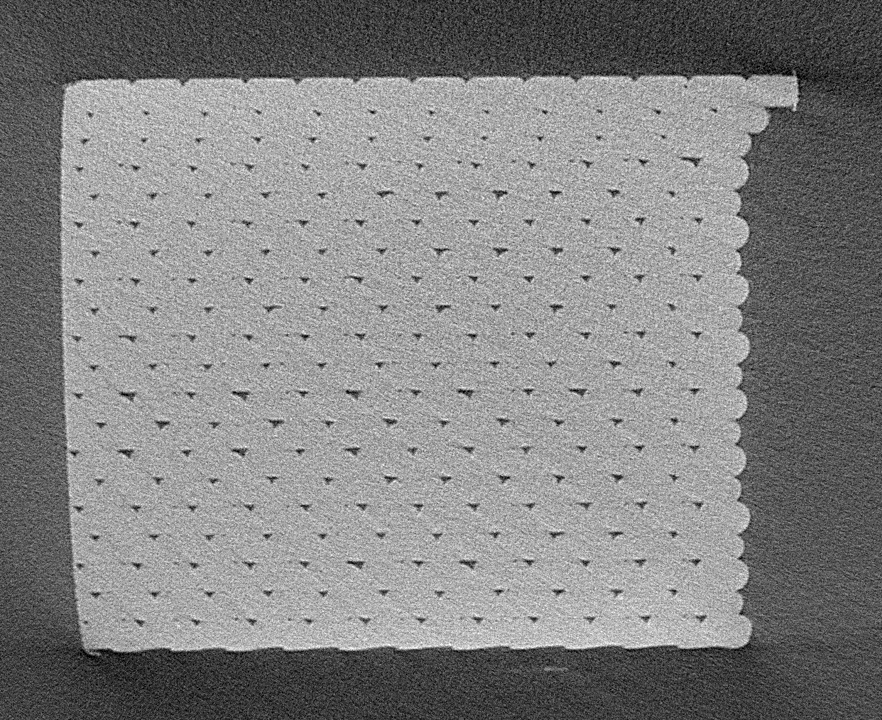
#> input picture H02.png, 882 x 720 px
$ python Code_Image_Traitement.py
#> lines starting #> are read from the running program, lines starting #| are printed output that depends on the picture; after the words box and inside, x2 and y2 are one past the last pixel; in counts of white or black regions, pixels touching at a corner belong together
import cv2
import matplotlib.pyplot as plt
import numpy as np

# 1. Load image in grayscale mode
img = cv2.imread('H02.png', cv2.IMREAD_GRAYSCALE)
#> img is the input picture: shape (720, 882); min 0, max 255, mean 130.4

# Check if image is loaded successfully
if img is None:
    raise FileNotFoundError("Image 'H02.png' not found. Please check the file path.")

# 2. Apply Gaussian Blur to reduce noise
blurred = cv2.GaussianBlur(img, (5, 5), 0)

# 3. Apply Otsu's thresholding to automatically segment the 2 phases
_, thresh = cv2.threshold(blurred, 0, 255, cv2.THRESH_BINARY + cv2.THRESH_OTSU)
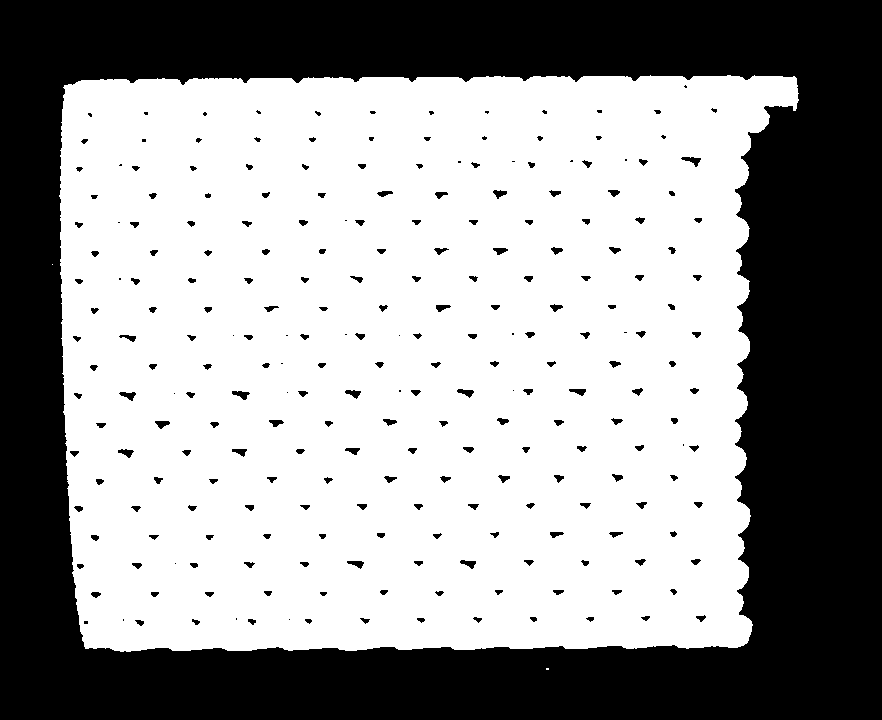
#> thresh: shape (720, 882); 60% white; 245 black regions (43 under 20 px), largest, box (x1, y1, x2, y2) and area: (0, 0, 882, 720) 245749, (681, 157, 701, 167) 95, (232, 391, 250, 400) 91

# 4. Display comparison results
plt.figure(figsize=(10, 5))

plt.subplot(1, 2, 1)
plt.title('Original Image')
plt.imshow(img, cmap='gray')
plt.axis('off')

plt.subplot(1, 2, 2)
plt.title('2-Phase Segmentation (Solid / Void)')
plt.imshow(thresh, cmap='gray')
plt.axis('off')

plt.show()
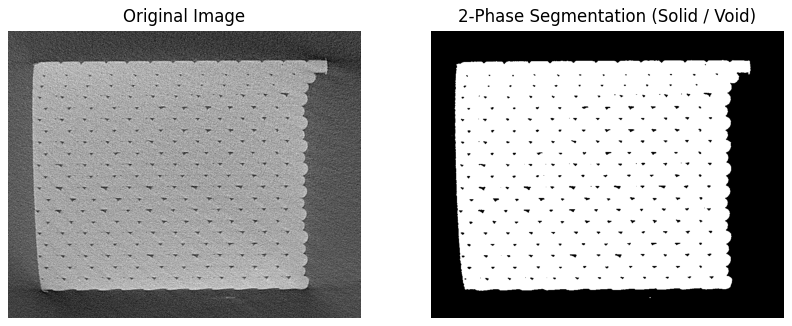
#> figure drawn by matplotlib, 2 panels

# 5. Calculate phase area fractions
total_pixels = thresh.size
#> total_pixels = 635040
phase_solid = np.sum(thresh == 255)  # Solid phase (white)
#> phase_solid = 381336
phase_void = np.sum(thresh == 0)     # Void phase (black)
#> phase_void = 253704

print(f'Solid Phase Fraction: {phase_solid / total_pixels * 100:.2f}%')
#| Solid Phase Fraction: 60.05%
print(f'Void Phase Fraction: {phase_void / total_pixels * 100:.2f}%')
#| Void Phase Fraction: 39.95%

$ run again, with standalone_micro_ct_scan.png copied over H02.png
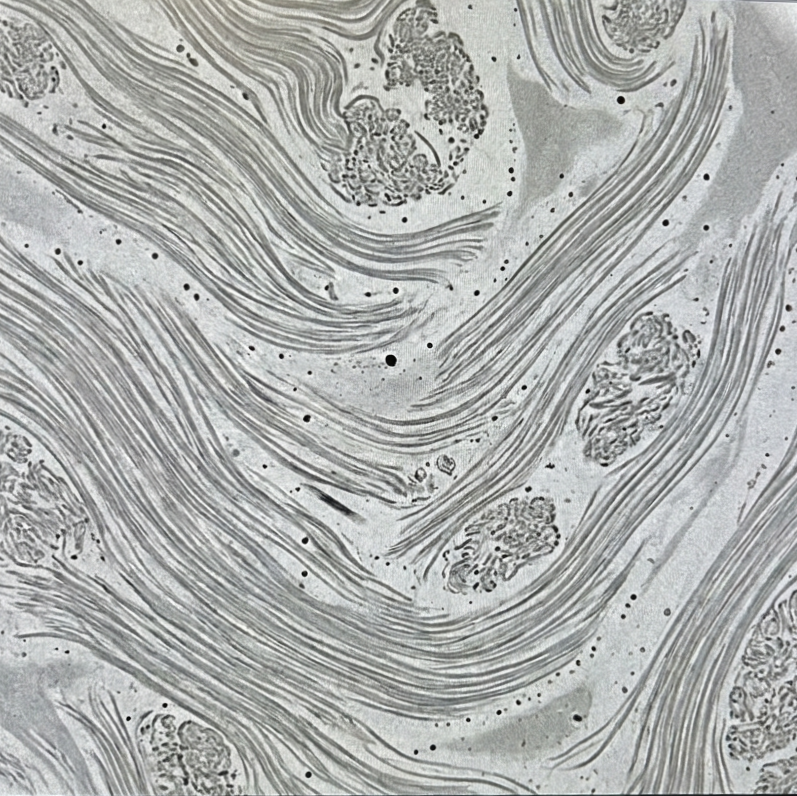
#> input picture standalone_micro_ct_scan.png, 797 x 796 px
#> `_, thresh = cv2.threshold(blurred, 0, 255, cv2.THRESH_BINARY + cv2.THR..`:
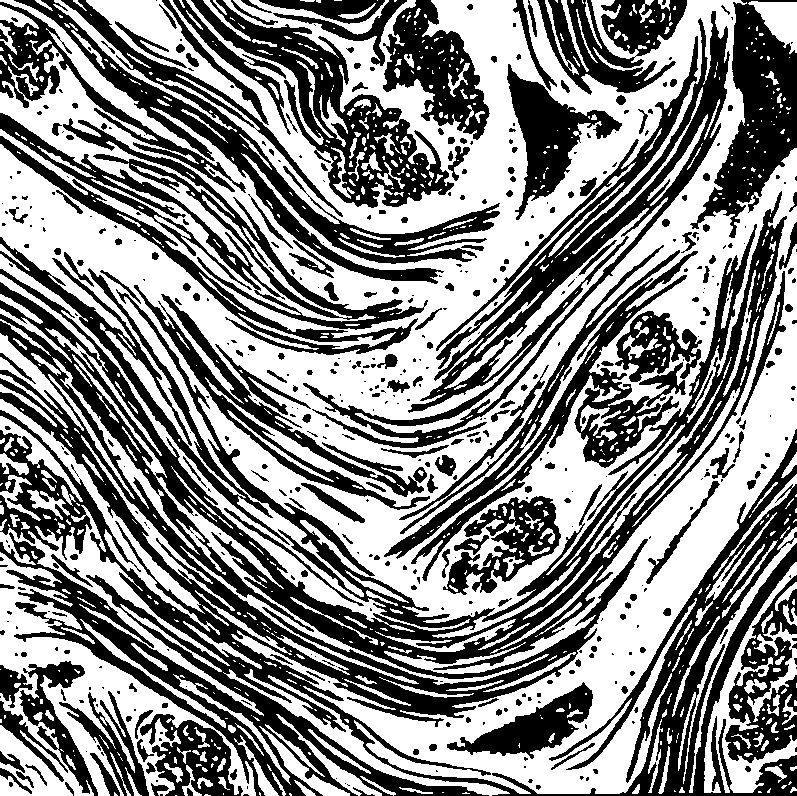
#> thresh: shape (796, 797); 53.1% white; 513 black regions (291 under 20 px), largest, box (x1, y1, x2, y2) and area: (0, 191, 797, 796) 109128, (303, 11, 730, 448) 21710, (14, 0, 500, 284) 17214
#> `plt.show()`:
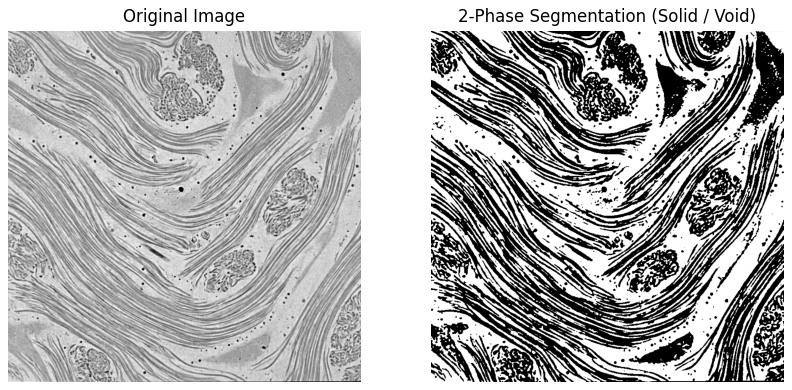
#> figure drawn by matplotlib, 2 panels
#> phase_solid = 337146
#> phase_void = 297266
#| Solid Phase Fraction: 53.14%
#| Void Phase Fraction: 46.86%
